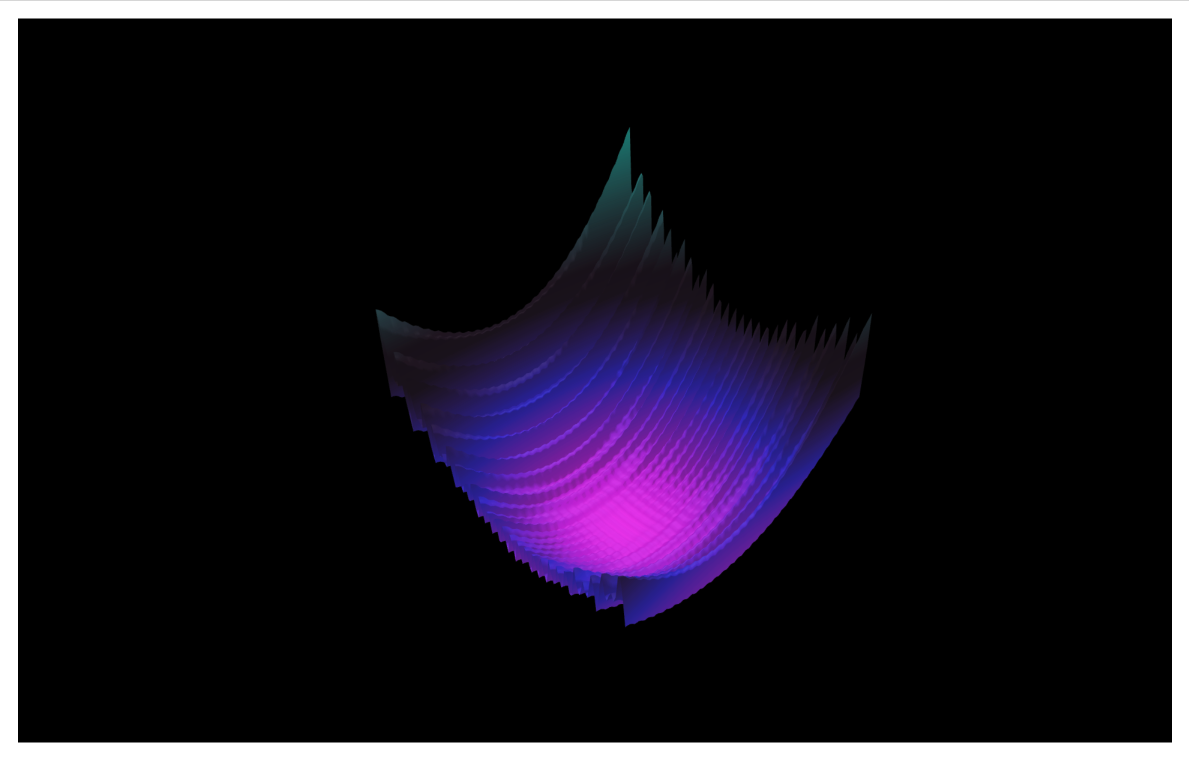

Source code (R):
# https://en.wikipedia.org/wiki/Test_functions_for_optimization#Test_functions_for_multi-objective_optimization

# Levi function N.13

source('optimization/functions.R')

library(dplyr)
d = data.frame(x=seq(-5, 5, length.out = 100),
               y=seq(-5, 5, length.out = 100)) %>%
  arrange(x)
zmat = apply(expand.grid(d), 1, function(x) levi(x[1], x[2])) %>% matrix(100, 100, byrow = T)


a <- list(
  visible=FALSE
)

library(plotly)

plot_ly(x=d$x, y=d$y, z=zmat, 
        type = 'surface', 
        colors = NineteenEightyR::electronic_night()) %>% 
  hide_colorbar() %>% 
  lazerhawk::theme_blank() %>% 
  layout(plot_bgcolor='black',
         paper_bgcolor='black',
         scene = list(xaxis = a,
                      yaxis = a,
                      zaxis = a
         )
  )
